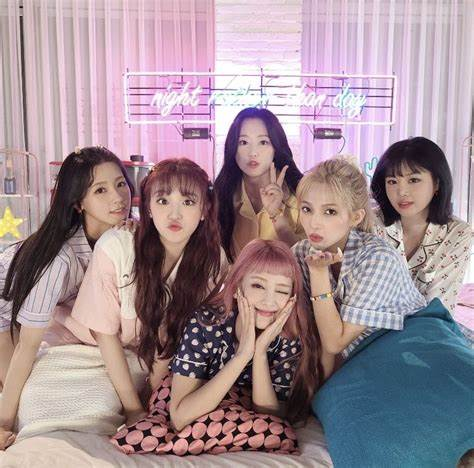
#> input picture img/img_4.png, 474 x 468 px
$ python '06检测多个.py'
#> lines starting #> are read from the running program, lines starting #| are printed output that depends on the picture; after the words box and inside, x2 and y2 are one past the last pixel; in counts of white or black regions, pixels touching at a corner belong together
#> further down, img is the input picture: shape (468, 474, 3); mean B, G, R 148.7, 142.1, 161.5
import cv2 as cv

#绘制函数
def face_detect_demo():
    pary = cv.cvtColor(img, cv.COLOR_BGR2RGB)
    # 加载分类器
    face_detect = cv.CascadeClassifier(
        "D:/openvc/Downloads/opencv/sources/data/haarcascades/haarcascade_frontalface_alt2.xml")
    face = face_detect.detectMultiScale(pary,1.1,5,0,(5,5),(100,100))  # detectMultiScale返回脸部的矩形x, y, w, h
#> face = [[229, 124, 51, 51], [287, 187, 62, 62], [377, 159, 58, 58], [83, 168, 57, 57], [143, 178, 65, 65], [235, 262, 69, 69]]
    for x, y, w, h in face:
        cv.rectangle(img, (x, y), (x + w, y + h), color=(0, 0, 255), thickness=2)
#> this loop made 6 passes
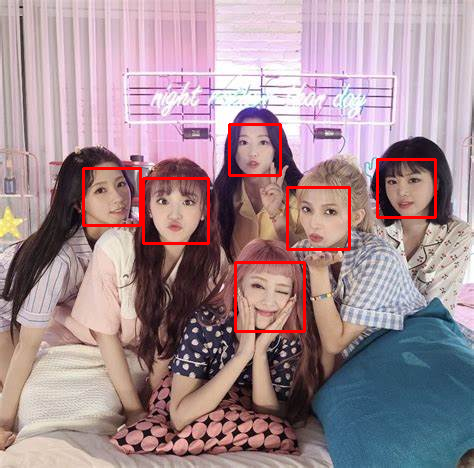
#> img: shape (468, 474, 3); 1.95% of pixels changed, all inside (x1, y1, x2, y2) = (82, 123, 437, 333)
    cv.imshow('face',img)

# 读取图片
img = cv.imread("img/img_4.png")
# 检测函数
face_detect_demo()
while True:
    if ord("q") == cv.waitKey(0):
#> (key q is pressed here)
        break
# 显示图片
cv.imshow('read_img', img)
# 等待
cv.waitKey(0)
# 释放内存
cv.destroyWindow()

$ run again, with img/img_3.png copied over img/img_4.png
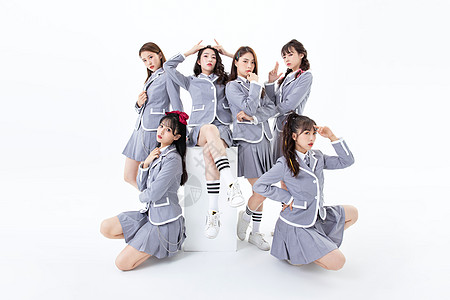
#> input picture img/img_3.png, 450 x 300 px
#> img is the input picture: shape (300, 450, 3); mean B, G, R 227.9, 223.6, 224.6
#> face = [[198, 48, 22, 22], [237, 53, 24, 24]]
#> the loop in face_detect_demo, `for x, y, w, h in face:` made 2 passes
#> after the loop in face_detect_demo, `for x, y, w, h in face:`:
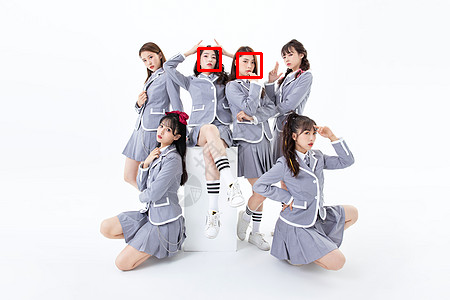
#> img: shape (300, 450, 3); 0.4% of pixels changed, all inside (x1, y1, x2, y2) = (197, 47, 263, 79)
